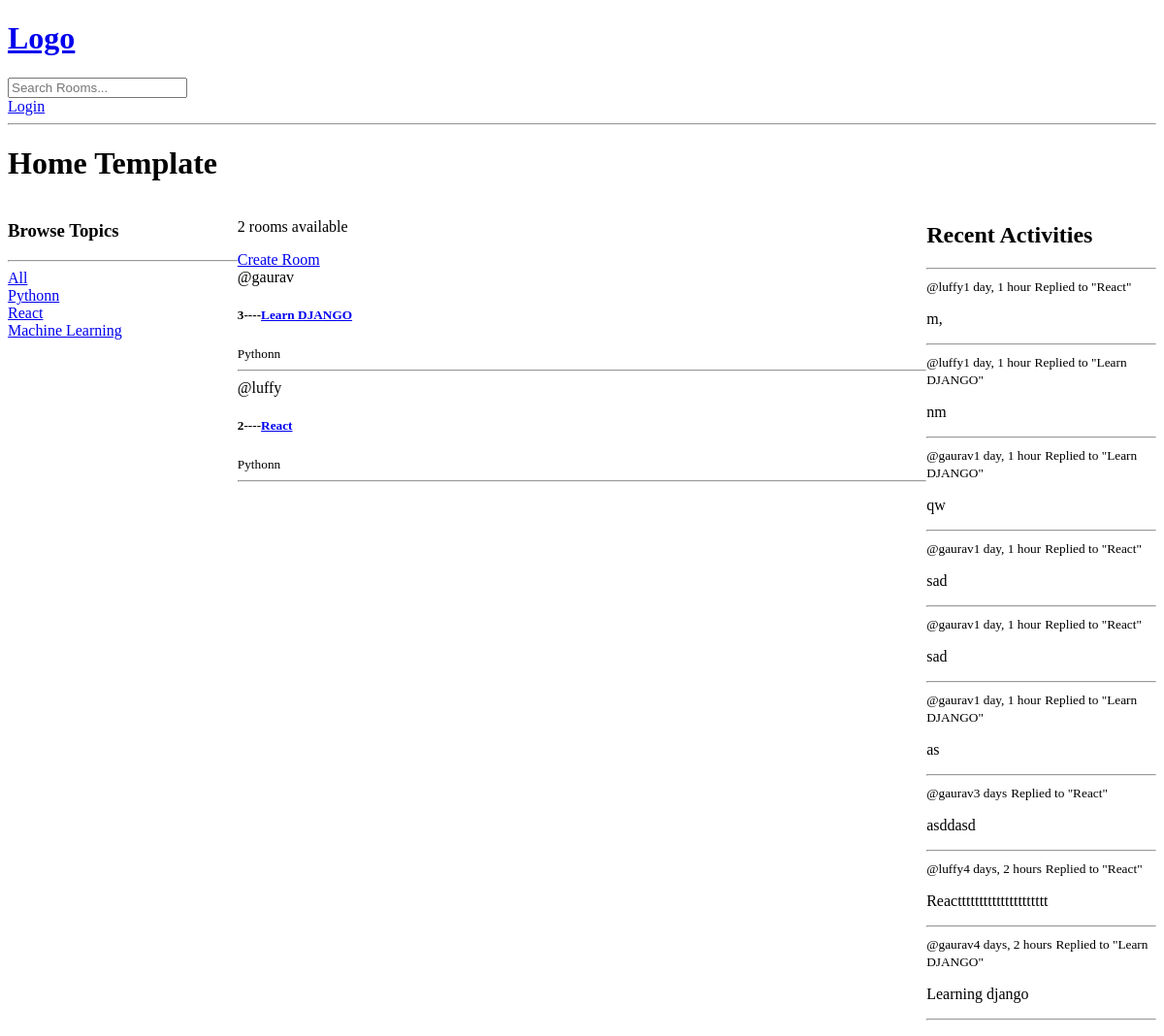
Before: / with the older database file.
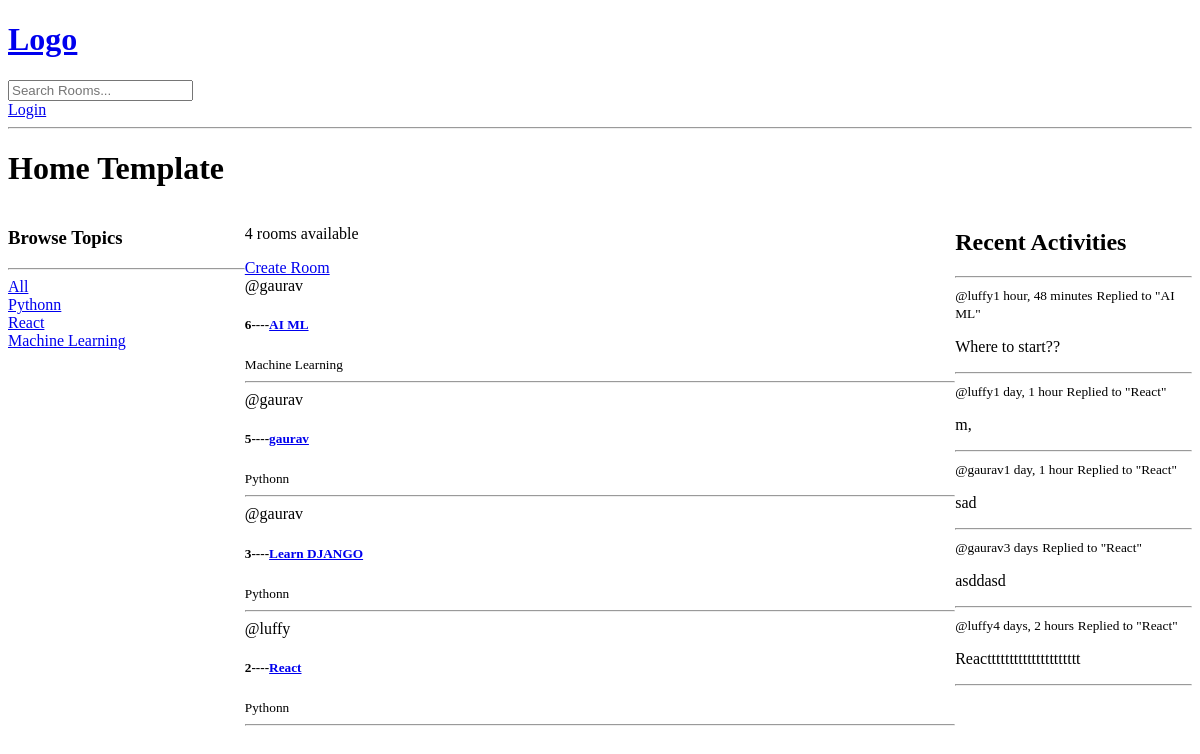
After: the same page with the newer database file.
### base/models.py (models this page shows, shortened)
class Topic(models.Model):
  name = models.CharField(max_length=200)

class Room(models.Model):
  host = models.ForeignKey(User, on_delete= models.SET_NULL,null=True)
  topic = models.ForeignKey(Topic, on_delete= models.SET_NULL,null=True)
  participants = models.ManyToManyField(User,related_name='participants',blank=True)
  name = models.CharField(max_length=200)
  description = models.TextField(null= True, blank= True)
  updated = models.DateTimeField(auto_now= True)
  created = models.DateTimeField(auto_now_add=True)
  class Meta:
    ordering = ['-updated','-created']
  def __str__(self):
    return self.name

class Message(models.Model):
  user = models.ForeignKey(User, on_delete=models.CASCADE)
  room = models.ForeignKey(Room,on_delete= models.CASCADE)
  body = models.TextField()
  updated = models.DateTimeField(auto_now= True)
  created = models.DateTimeField(auto_now_add=True)
  def __str__(self):
    return self.body[0:50]
  class Meta:
    ordering = ['-updated','-created']

### base/views.py (the view)
# urls.py: path('',views.home,name='home'),
def home(request):
  q = request.GET.get('q') if request.GET.get('q') != None else ''
  rooms = Room.objects.filter(
  Q(topic__name__icontains = q) |
  Q(name__icontains = q) |
  Q(description__icontains = q))
  topics = Topic.objects.all()
  room_count = rooms.count()
  room_messagess = Message.objects.filter(Q(room__topic__name__icontains = q))
  context = {'rooms':rooms,'topics':topics,
  'room_count':room_count,'room_messagess':room_messagess}
  return render(request,'base/home.html',context)

### base/templates/base/home.html (shortened to what this page needs)
{%extends 'main.html'%} {%block content%}
<h1>Home Template</h1>
<div class="home-container">
  <div>
    <h3>Browse Topics</h3>
    <hr />
    <div>
      <a href="{%url 'home'%}">All</a>
    </div>
    {%for topic in topics%}
    <div>
      <a href="{%url 'home'%}?q={{topic.name}}">{{topic.name}}</a>
    </div>
    {%endfor%}
  </div>
  <div>
    <p>{{room_count}} rooms available</p>
    <a href="{%url 'create-room'%}">Create Room</a>
    <div>
      {%for room in rooms%}
      <div>
        <span>@{{room.host.username}}</span>
        <h5>
          {{room.id}}----<a href="{% url 'room' room.id%}">{{room.name}}</a>
        </h5>
        <small> {{room.topic.name}} </small>
        <hr />
      </div>
      {%endfor%}
    </div>
  </div>
  <div>
    <h2>Recent Activities</h2>
    <hr />
    {%for message in room_messagess%}
    <div>
      <small>@{{message.user}}{{message.created | timesince}}</small>
      <small>Replied to "{{message.room}}"</small>
      <p>{{message}}</p>
      <hr />
    </div>
    {%endfor%}
  </div>
</div>
{%endblock content%}

### templates/main.html (shortened to what this page needs)
<!DOCTYPE html>
<html lang="en">
  <head>
  </head>
  <body>
    {%include 'navbar.html'%}  {%block content%} {%endblock%}
  </body>
</html>

### templates/navbar.html
<a href="/">
  <h1>Logo</h1>
</a>
<form action="{% url 'home'%}" method="get">
  <input type="text" name="q" placeholder="Search Rooms..." />
</form>
{%if request.user.is_authenticated%}
<p>Hello {{request.user}}</p>
<a href="{%url 'logout'%}">Logout</a>
{%else%}
<a href="{%url 'login' %}">Login</a>
{%endif%}
<hr />

### base/templates/base/home.html (style rules this page uses)
.home-container { display: grid; grid-template-columns: 1fr 3fr 1fr; }

Changed rows visible on the page:
removed Message: user "luffy", created "1 day, 1 hour", room "Learn DJANGO", body "nm"
removed Message: user "gaurav", created "1 day, 1 hour", room "Learn DJANGO", body "qw"
removed Message: user "gaurav", created "1 day, 1 hour", room "React", body "sad"
removed Message: user "gaurav", created "1 day, 1 hour", room "Learn DJANGO", body "as"
removed Message: user "gaurav", created "4 days, 2 hours", room "Learn DJANGO", body "Learning django"
added Room: host.username "gaurav", id "6", name "AI ML", topic.name "Machine Learning"
added Room: host.username "gaurav", id "5", name "gaurav", topic.name "Pythonn"
added Message: user "luffy", created "1 hour, 48 minutes", room "AI ML", body "Where to start??"
Other visible differences:
{{ room_count }}: "2" → "4"
